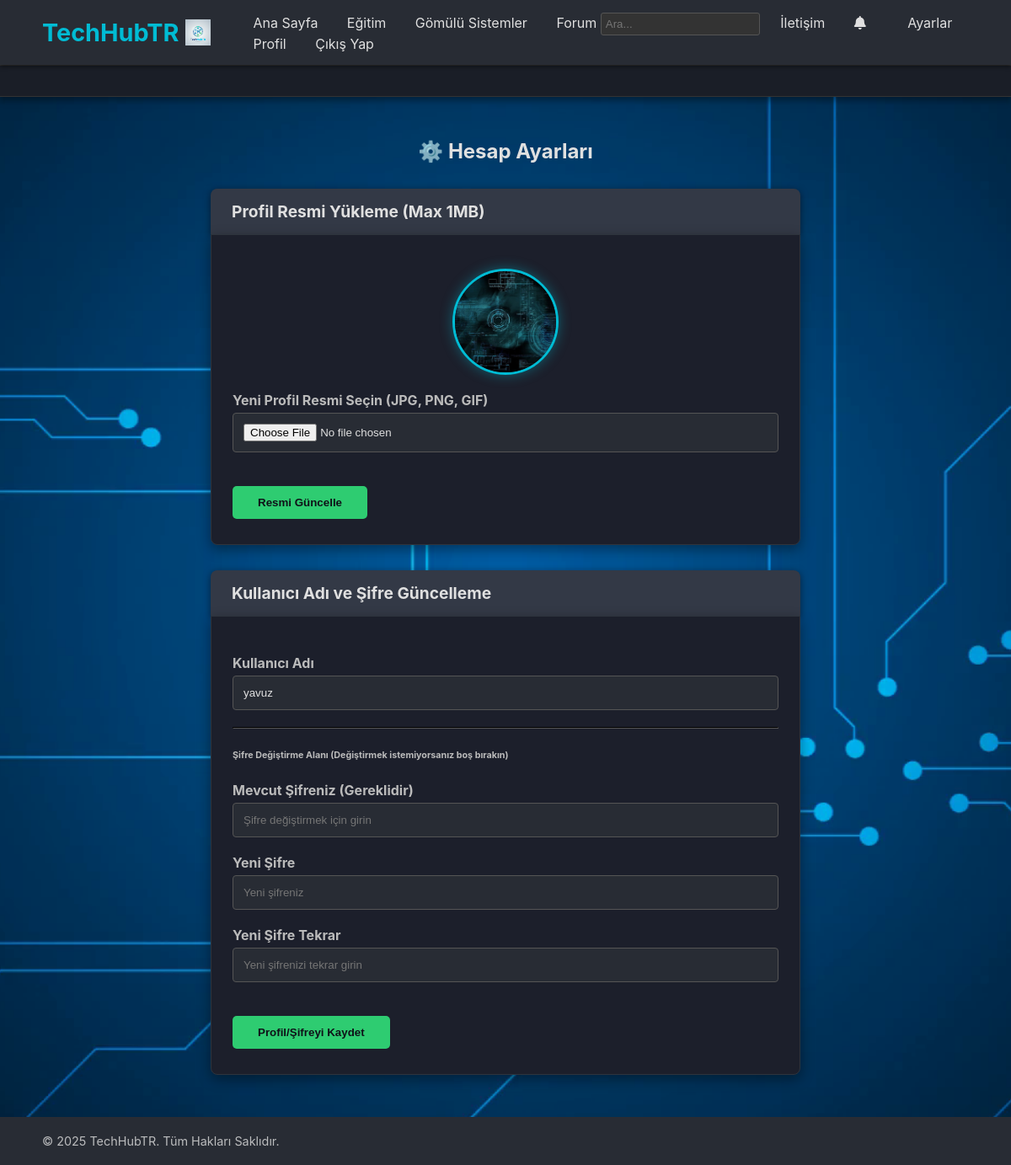
/ayarlar (signed in), run on the app's committed database.
### app.py (models this page shows, shortened)
class User(UserMixin, db.Model):
    id = db.Column(db.Integer, primary_key=True)
    username = db.Column(db.String(80), unique=True, nullable=False)
    email = db.Column(db.String(120), unique=True, nullable=False)
    password_hash = db.Column(db.String(256), nullable=False)
    is_admin = db.Column(db.Boolean, default=False)
    created_at = db.Column(db.DateTime, default=db.func.now())
    theme = db.Column(db.String(10), default="dark")
    points = db.Column(db.Integer, default=0)
    rank = db.Column(db.String(50), default="Çaylak")
    avatar_filename = db.Column(db.String(128), default="default.png")
    is_verified = db.Column(db.Boolean, default=False)
    email_verification_token = db.Column(db.String(100), unique=True, nullable=True)
    password_reset_token = db.Column(db.String(100), unique=True, nullable=True)
    password_reset_expires_at = db.Column(db.DateTime, nullable=True)
    topics = db.relationship("Topic", backref="author", lazy=True)
    comments = db.relationship("Comment", backref="commenter", lazy=True)

### app.py (the view, shortened to what this page needs)
@app.route("/ayarlar", methods=["GET", "POST"])
@login_required
def ayarlar():
    return render_template("ayarlar.html")

### app.py (called while the page is built)
@login_manager.user_loader
def load_user(user_id):
    return db.session.get(User, int(user_id))

@app.context_processor
def inject_notifications_count():
    if current_user.is_authenticated:
        unread_count = Notification.query.filter_by(user_id=current_user.id, is_read=False).count()
        return {"unread_notifications_count": unread_count}
    return {"unread_notifications_count": 0}

### templates/ayarlar.html (shortened to what this page needs)
{% extends "base.html" %}
{% block content %}
<div class="settings-container">
    <h2 class="mb-4" style="text-align: center;">⚙️ Hesap Ayarları</h2>
    <div class="settings-header">Profil Resmi Yükleme (Max 1MB)</div>
    <div class="form-section">
        <div class="text-center mb-3">
            <img src="{{ url_for('static', filename='avatars/' + current_user.avatar_filename) }}"
                 alt="Mevcut Avatar"
                 class="profile-image">
        </div>
        <form method="POST" action="{{ url_for('ayarlar') }}" enctype="multipart/form-data">
            <div class="input-group">
                <label for="avatarFile">Yeni Profil Resmi Seçin (JPG, PNG, GIF)</label>
                <input type="file" id="avatarFile" name="avatar" required>
            </div>
            <button type="submit" class="submit-btn">Resmi Güncelle</button>
        </form>
    </div>
    <div class="settings-header">Kullanıcı Adı ve Şifre Güncelleme</div>
    <div class="form-section">
        <form method="POST" action="{{ url_for('ayarlar') }}">
            <div class="input-group">
                <label for="username">Kullanıcı Adı</label>
                <input type="text" id="username" name="username" value="{{ current_user.username }}" required>
            </div>
            <hr style="border-color: #555; margin: 20px 0;">
            <h6 class="mt-4 mb-3" style="color: #bbb;">Şifre Değiştirme Alanı (Değiştirmek istemiyorsanız boş bırakın)</h6>
            <div class="input-group">
                <label for="current_password">Mevcut Şifreniz (Gereklidir)</label>
                <input type="password" id="current_password" name="current_password" placeholder="Şifre değiştirmek için girin">
            </div>
            <div class="input-group">
                <label for="new_password">Yeni Şifre</label>
                <input type="password" id="new_password" name="new_password" placeholder="Yeni şifreniz">
            </div>
            <div class="input-group">
                <label for="confirm_password">Yeni Şifre Tekrar</label>
                <input type="password" id="confirm_password" name="confirm_password" placeholder="Yeni şifrenizi tekrar girin">
            </div>
            <button type="submit" class="submit-btn">Profil/Şifreyi Kaydet</button>
        </form>
    </div>
    </div>
{% endblock %}

### static/style.css (style rules this page uses)
:root { --arka-alan: #0f1118; --yazi-renk: #E0E0E0; --vurgu-renk: #00bcd4; --kod-kutu-bg: #1c1f2b; --icerik-kart-bg: #222633; --ana-golge: rgba(0, 0, 0, 0.4); --neon-golge: 0 0 10px rgba(0, 188, 212, 0.5); }
body { background-color: var(--arka-alan); color: var(--yazi-renk); font-family: 'Inter', sans-serif; margin: 0; min-height: 100vh; background-attachment: fixed; overflow-x: hidden; }
body:not(.anasayfa-bg) { background-image: url('../static/kategori_bg.png'), radial-gradient(circle at center, #1b1e28 1px, transparent 1px); background-size: cover, 50px 50px; background-position: center center, 0 0; background-repeat: no-repeat, repeat; }
body::before { content: ""; position: fixed; top: 0; left: 0; width: 100%; height: 100%; background: repeating-linear-gradient( to bottom, rgba(0, 255, 65, 0.05), rgba(0, 255, 65, 0.02) 1px, transparent 1px, transparent 100px ); background-size: 100% 100px; animation: matrix-scroll 20s linear infinite; z-index: -1; opacity: 0.2; }
body:not(.anasayfa-bg)::before { content: none !important; background: none !important; opacity: 0; }
.auth-container, .profile-container, .forum-container, .settings-container, .lesson-container, .topic-detail-container { max-width: 900px; margin: 50px auto; padding: 30px; background-color: var(--kod-kutu-bg); border-radius: 12px; box-shadow: 0 5px 15px var(--ana-golge), 0 0 5px rgba(0, 188, 212, 0.3); }
.settings-container { max-width: 700px; margin: 50px auto; padding: 0; background-color: transparent; box-shadow: none; }
.settings-header { background-color: #333946; color: var(--yazi-renk); padding: 15px 25px; border-radius: 8px 8px 0 0; font-size: 1.2em; font-weight: bold; margin-top: 30px; box-shadow: 0 2px 8px rgba(0, 0, 0, 0.5); }
.form-section { padding: 30px 25px; background-color: var(--kod-kutu-bg); border-radius: 0 0 8px 8px; box-shadow: 0 5px 15px var(--ana-golge); border: 1px solid #2e343d; margin-bottom: 30px; }
.input-group label { display: block; margin-top: 15px; margin-bottom: 8px; font-weight: bold; color: #bbb; }
.input-group input[type="text"], .input-group input[type="password"], .input-group input[type="file"], .input-group select { width: 100%; padding: 12px; border: 1px solid #555; background-color: #282c34; color: var(--yazi-renk); border-radius: 4px; box-sizing: border-box; transition: border-color 0.3s; }
.profile-image { width: 120px; height: 120px; border-radius: 50%; object-fit: cover; margin: 10px auto 20px auto; display: block; border: 3px solid var(--vurgu-renk); box-shadow: 0 0 15px rgba(0, 189, 212, 0.4); }
.submit-btn { background-color: #2ecc71; color: var(--arka-alan); padding: 12px 30px; text-decoration: none; border: none; border-radius: 5px; font-weight: bold; cursor: pointer; transition: background-color 0.3s, transform 0.3s; margin-top: 20px; }
.input-group input::placeholder, .input-group textarea::placeholder { animation: pulse-placeholder 3s infinite; -webkit-animation: pulse-placeholder 3s infinite; }

### templates/base.html (style rules this page uses)
.input-group { margin-bottom: 20px; text-align: left; }
.input-group label { display: block; margin-bottom: 5px; font-weight: bold; }
.input-group input { width: 100%; padding: 10px; border: 1px solid #444; background-color: #333; color: var(--yazi-renk); border-radius: 4px; box-sizing: border-box; }

### data on the page
User: avatar_filename (picture), username "yavuz"
